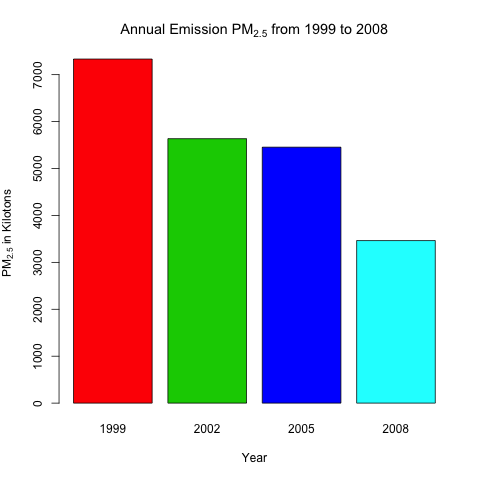

Reproduce this figure in R.
# Have total emissions from PM2.5 decreased in the United States from 1999 to 2008? 
# Using the base plotting system, make a plot showing the total PM2.5 emission from 
# all sources for each of the years 1999, 2002, 2005, and 2008.

source("init-NEI-98-08-data.R")

png('plot1.png')
total_annual_emissions <- aggregate(Emissions ~ year, NEI, FUN = sum)
color_range <- 2:(length(total_annual_emissions$year)+1)
with(total_annual_emissions, 
     barplot(height=Emissions/1000, names.arg = year, col = color_range, 
             xlab = "Year", ylab = expression('PM'[2.5]*' in Kilotons'),
             main = expression('Annual Emission PM'[2.5]*' from 1999 to 2008')))
dev.off()